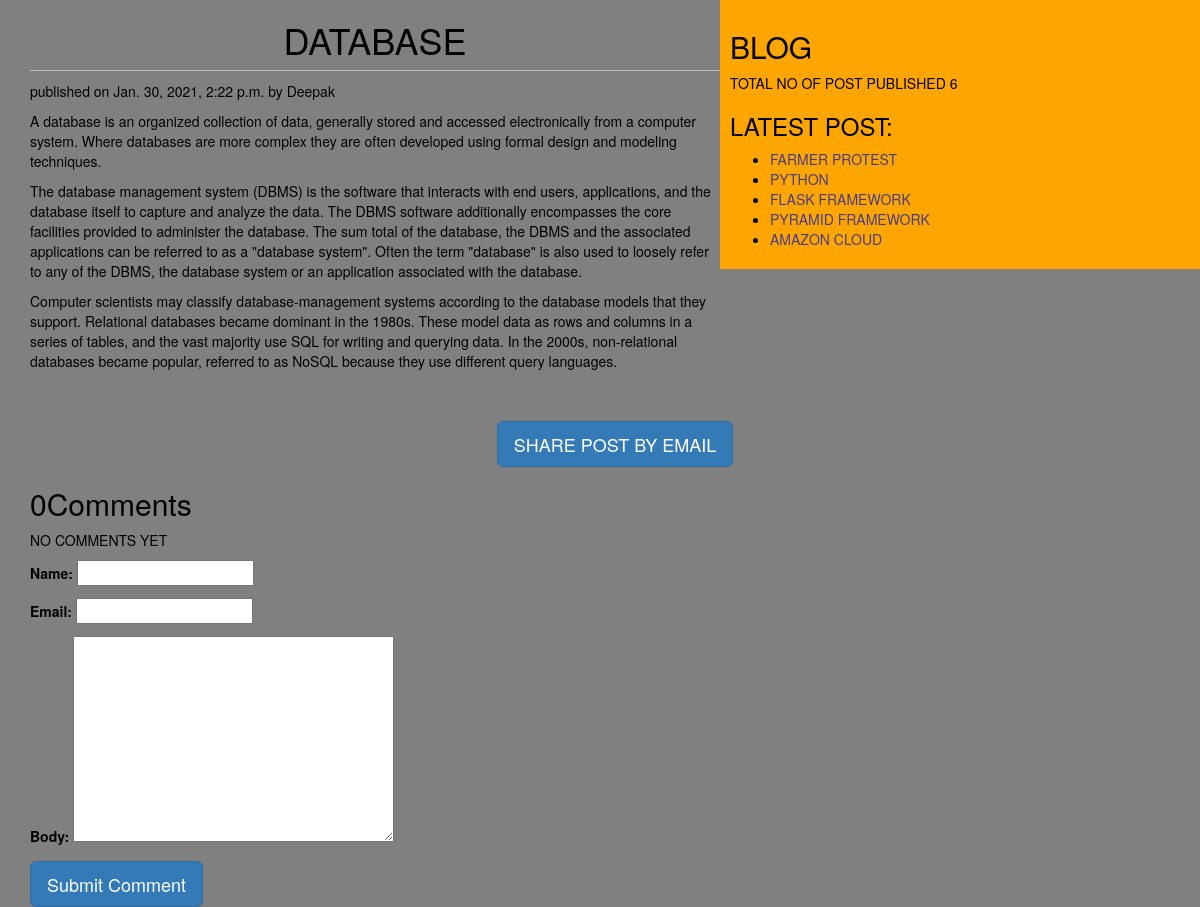
The app's page /2021/01/30DATABASE/ with its own data.
### testapp/models.py (models this page shows, shortened)
class Post(models.Model):
    STATUS_CHOICES=(('draft','Draft'),('published','Published'))
    title=models.CharField(max_length=256)
    slug=models.SlugField(max_length=256,unique_for_date='publish')
    author=models.ForeignKey(to=User,related_name='blog_posts',on_delete=models.CASCADE)
    body=models.TextField()
    publish=models.DateTimeField(default=timezone.now)
    created=models.DateTimeField(auto_now_add=True)
    updated=models.DateTimeField(auto_now=True)
    status=models.CharField(max_length=10,choices=STATUS_CHOICES,default='draft')
    objects=CustomManager()
    tags=TaggableManager()
    class Meta:
        ordering=('-publish',)
    def get_absolute_url(self):
        return reverse('post_detail', args=[self.publish.year,
        self.publish.strftime('%m'), self.publish.strftime('%d'), self.slug])

### testapp/views.py (the view)
def post_detail_view(request,year,month,day,post):
    post=get_object_or_404(Post,slug=post,
                                 status='published',
                                 publish__year=year,
                                 publish__month=month,
                                 publish__day=day)
    comments=post.comments.filter(active=True)
    csubmit=False
    if request.method=='POST':
        form=CommentForm(data=request.POST)
        if form.is_valid():
            new_comment=form.save(commit=False)
            new_comment.post=post
            new_comment.save()
    else:
           form=CommentForm()
    return render(request,'testapp/post_detail.html',{'post':post,'form':form,'comments':comments,'csubmit':csubmit})

### testapp/forms.py
class CommentForm(forms.ModelForm):
    class Meta:
        model=Comment
        fields=('name','email','body')

### testapp/models.py (called while the page is built)
    def get_queryset(self):
        return super().get_queryset().filter(status="published")

### testapp/templatetags/testapp_tags.py (called while the page is built)
@register.simple_tag
def total_posts():
    return Post.objects.count()

@register.inclusion_tag('testapp/latest.html')
def show_latest_posts(count=5):
    latest_posts=Post.objects.order_by('-publish')[:count]
    return {'latest_posts':latest_posts}

### templates/testapp/post_detail.html (shortened to what this page needs)
{%extends 'testapp/base.html'%}
   {% block content %}
      <h1>{{post.title}}</h1>
       <p>published on {{post.publish}} by {{post.author|title}}</p>
       {{post.body|linebreaks}}<br><br>
       <div class="container"align="center">
       <a href="/{{post.id}}/share" class="btn btn-primary btn-lg" >SHARE POST BY EMAIL</a>
       </div>
       {% with comments.count as comments_count %}
       <h2>{{comments_count}}Comment{{comments_count|pluralize}}</h2>
       {% endwith %}
       {% if comments %}
         {% for comment in comments %}
         <p id='ch'>comment {{forloop.counter}} by {{comment.name}} on {{comment.created}}</p>
         <div class="cb">{{comment.body|linebreaks}}</div>
         <hr>
         {% endfor %}
         {% else %}
         <p>NO COMMENTS YET</p>
        {% endif %}
        {% if csubmit %}
          <h2>Your Comment Added SUCCESSFULLY</h2>
        {% else %}
        <form method="post">
          {{form.as_p}}
          <input type="submit" class="btn btn-primary btn-lg", value="Submit Comment">
        </form>
      {% endif %}
    {% endblock %}

### templates/testapp/latest.html
<ul>
  {% for post in latest_posts %}
  <li><a href="{{post.get_absolute_url}}"">{{post.title}}</a></li>
  {% endfor %}
</ul>

### static/css/blog.css (style rules this page uses)
h1 { text-align: center; border-bottom: 1px solid #bbb; padding-bottom: 10px; }
body { background: grey; color: black; }
a { color: #483D8B; }

### records on screen
Post: title "DATABASE", publish "Jan. 30, 2021, 2:22 p.m.", author "Deepak", body "A database is an organized collection of data, generally stored and accessed electronically from a computer system. Where databases are more complex they are often developed using formal design and modeling techniques. The database management system (DBMS) is the software that interacts with end users, applications, and the database itself to capture and analyze the data. The DBMS software additionally encompasses the core facilities provided to administer the database. The sum total of the database, the DBMS and the associated applications can be referred to as a \"database system\". Often the term \"database\" is also used to loosely refer to any of the DBMS, the database system or an…"
Post: title "FARMER PROTEST"
Post: title "PYTHON"
Post: title "FLASK FRAMEWORK"
Post: title "PYRAMID FRAMEWORK"
Post: title "AMAZON CLOUD"

### other values on screen
{{ comments_count }} "0"
